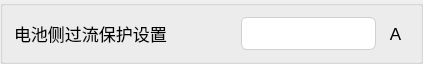
         <widget class="QGroupBox" name="groupBox_20">
          <property name="minimumSize">
           <size>
            <width>0</width>
            <height>64</height>
           </size>
          </property>
          <property name="maximumSize">
           <size>
            <width>16777215</width>
            <height>64</height>
           </size>
          </property>
          <property name="title">
           <string/>
          </property>
          <layout class="QHBoxLayout" name="horizontalLayout_29" stretch="7,5,1">
           <item>
            <widget class="QLabel" name="label_57">
             <property name="minimumSize">
              <size>
               <width>221</width>
               <height>31</height>
              </size>
             </property>
             <property name="font">
              <font>
               <pointsize>13</pointsize>
              </font>
             </property>
             <property name="text">
              <string>电池侧过流保护设置</string>
             </property>
             <property name="alignment">
              <set>Qt::AlignLeading|Qt::AlignLeft|Qt::AlignVCenter</set>
             </property>
            </widget>
           </item>
           <item>
            <widget class="MyLineEdit" name="h16899">
             <property name="minimumSize">
              <size>
               <width>0</width>
               <height>31</height>
              </size>
             </property>
             <property name="styleSheet">
              <string notr="true">QLineEdit {
    /* 苹果风格的数据展示LineEdit */
    border: 1px solid #D0D0D0;                  /* 浅灰色边框，模仿macOS的细边框 */
    border-radius: 6px;                         /* 圆角，符合macOS设计 */
    padding: 8px 12px;                         /* 内边距，提供舒适的阅读空间 */
    background-color: #FFFFFF;                 /* 白色背景 */
    color: #333333;                            /* 深灰色文字，提高可读性 */
    font-family: &quot;SF Pro Text&quot;, &quot;Helvetica Neue&quot;, &quot;Lucida Grande&quot;, sans-serif; /* macOS系统字体栈 */
    font-size: 14px;                           /* 默认字体大小 */
    selection-background-color: #007AFF;       /* 选中文本高亮色 (macOS蓝色) */
    selection-color: #FFFFFF;                  /* 选中文本颜色 (白色) */

    /* 只读状态下的特殊样式 */
    /* 注意：Qt中通常使用 setReadOnly(true) 来实现只读，但QSS可以定义其外观 */
}

/* 当LineEdit获得焦点时 (对于数据展示框，如果不需要焦点效果，可以省略或弱化) */
QLineEdit:focus {
    border: 1px solid #007AFF;                 /* 获得焦点时边框变为蓝色 */
    /* 如果作为纯展示框，也可以移除焦点边框变化 */
    /* border: 1px solid #D0D0D0; */
}

/* 禁用状态下的样式 (如果用于展示不可变数据) */
QLineEdit:disabled {
    background-color: #F5F5F7;                 /* macOS禁用元素背景色 */
    color: #A0A0A0;                            /* 禁用文字颜色 */
    border: 1px solid #E0E0E0;                 /* 禁用边框颜色 */
}</string>
             </property>
             <property name="readOnly">
              <bool>true</bool>
             </property>
            </widget>
           </item>
           <item>
            <widget class="QLabel" name="label_58">
             <property name="minimumSize">
              <size>
               <width>0</width>
               <height>31</height>
              </size>
             </property>
             <property name="font">
              <font>
               <pointsize>13</pointsize>
              </font>
             </property>
             <property name="text">
              <string>A</string>
             </property>
             <property name="alignment">
              <set>Qt::AlignCenter</set>
             </property>
            </widget>
           </item>
          </layout>
         </widget>
